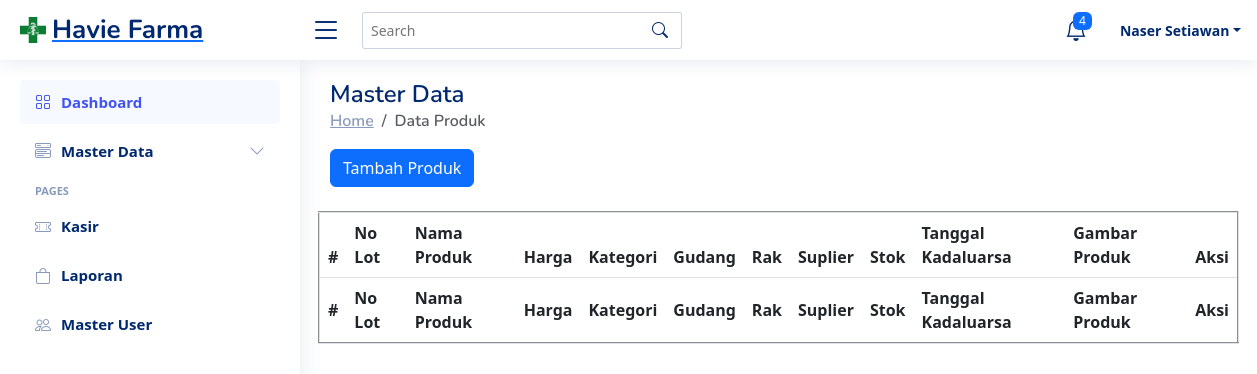
Page /masterdata/masterproduct (signed in) on the earlier database version.
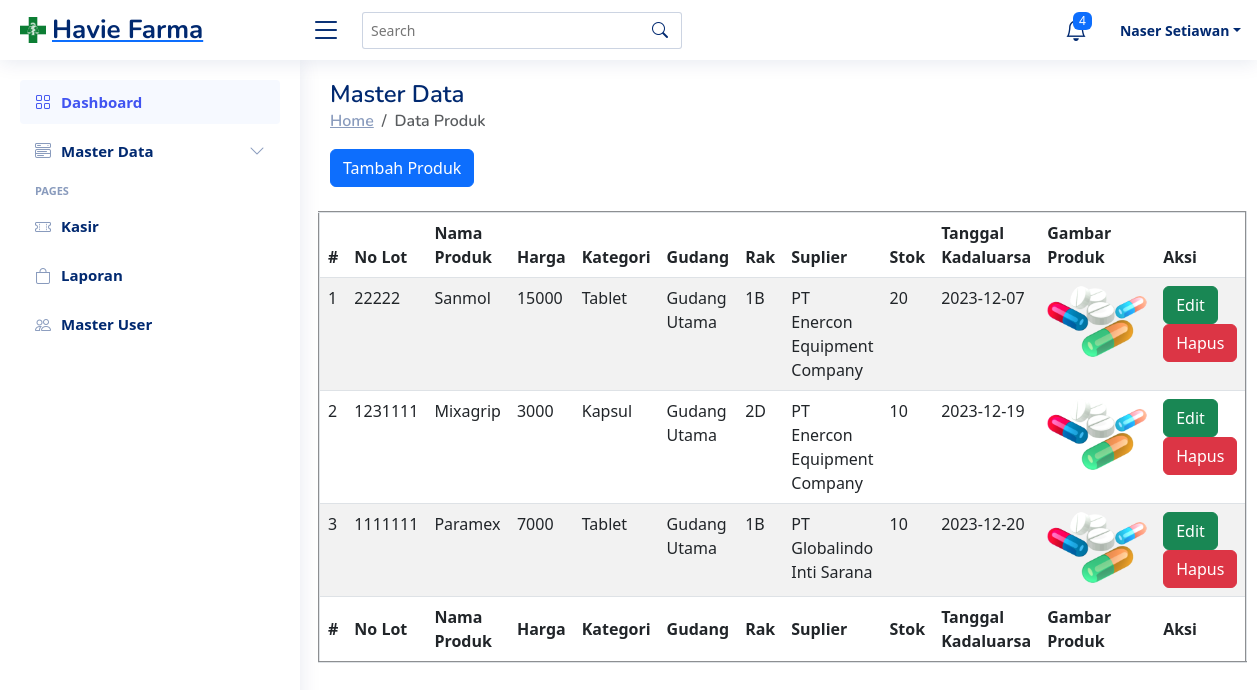
Same page on the later database version.
### tables this page shows
CREATE TABLE `tbl_m_product` (
  `id_product_tmp` int(11) NOT NULL,
  `production_code_tmp` int(20) NOT NULL,
  `name_tmp` varchar(200) NOT NULL,
  `id_category_tmp` int(11) NOT NULL,
  `id_unit_tmp` int(11) NOT NULL,
  `purchase_price_tmp` int(30) NOT NULL,
  `selling_price_tmp` int(30) NOT NULL,
  `id_suplier_tmp` int(11) NOT NULL,
  `stock_tmp` int(10) NOT NULL,
  `id_warehouse_tmp` int(11) NOT NULL,
  `id_rack_tmp` int(11) NOT NULL,
  `active_zat_tmp` varchar(100) DEFAULT NULL,
  `description_tmp` varchar(200) NOT NULL,
  `date_added_tmp` timestamp NOT NULL DEFAULT current_timestamp(),
  `added_by_tmp` varchar(50) DEFAULT NULL,
  `expired_date_tmp` date NOT NULL,
  `img_tmp` varchar(200) DEFAULT 'default.png',
  `update_by_tmp` varchar(50) DEFAULT NULL,
  `update_date_tmp` timestamp NULL DEFAULT NULL
);

CREATE TABLE `tbl_m_category` (
  `id_category_tmc` int(11) NOT NULL,
  `name_tmc` varchar(100) NOT NULL,
  `description_tmc` varchar(300) DEFAULT NULL
);

CREATE TABLE `tbl_m_warehouse` (
  `id_warehouse_tmw` int(11) NOT NULL,
  `name_tmw` varchar(50) NOT NULL,
  `capacity_tmw` int(10) NOT NULL DEFAULT 20,
  `free_space_tmw` int(10) NOT NULL,
  `created_date_tmw` timestamp NOT NULL DEFAULT current_timestamp(),
  `status_activated_tmw` tinyint(4) NOT NULL DEFAULT 0,
  `status_deleted_tmw` tinyint(4) NOT NULL DEFAULT 0
);

CREATE TABLE `tbl_m_rack` (
  `id_rack_tmr` int(11) NOT NULL,
  `name_tmr` varchar(20) NOT NULL,
  `id_warehouse_tmw` int(11) NOT NULL,
  `capacity_tmr` int(10) NOT NULL DEFAULT 300,
  `free_space_tmc` int(10) NOT NULL,
  `created_date_tmr` timestamp NOT NULL DEFAULT current_timestamp(),
  `status_activated_tmr` tinyint(4) NOT NULL DEFAULT 0,
  `status_deleted_tmr` tinyint(4) NOT NULL DEFAULT 0
);

CREATE TABLE `tbl_m_suplier` (
  `id_suplier_tms` int(11) NOT NULL,
  `name_tms` varchar(50) NOT NULL,
  `address_tms` varchar(200) NOT NULL,
  `phone_number_tms` varchar(15) NOT NULL,
  `email_tms` varchar(100) NOT NULL,
  `website_tms` varchar(50) DEFAULT NULL
);

### app/core/Controller.php (called while the page is built, shortened)
<?php
class Controller {
    public function view($view, $data = []) {
        require_once './../app/views/'.$view.'.php';
    }
    public function model($model)
    {
        return new $model;
    }
}

### app/controllers/Masterdata.php (called while the page is built, shortened)
<?php
class Masterdata extends Controller
{
    public function masterproduct()
    {
        $data['judul'] = "Master Data | Produk";
        $data['product'] = $this->model('Product')->getAllProduct();
        $data['category'] = $this->model('Category')->getAllCategory();
        $data['suplier'] = $this->model('Suplier')->getAllSuplier();
        $data['warehouse'] = $this->model('Warehouse')->getAllWarehouse();
        $data['rack'] = $this->model('Rack')->getAllRack();
        $data['unit'] = $this->model('Unit')->getAllUnit();
        $this->view("masterdata/masterproduct", $data);
    }
}

### app/core/App.php (called while the page is built, shortened)
<?php
class App {
    protected $method = 'index';
    protected $params = [];
    public function __construct() {
        $url = $this->parseURL();
        if (file_exists('./../app/controllers/'.ucfirst($url[0]).'.php')) {
            unset($url[0]);
        }
        $this->controller = new $this->controller();
        if (isset($url[1])) {
            if(method_exists($this->controller, $url[1])) {
                $this->method = $url[1];
            }
        }
        call_user_func_array([$this->controller, $this->method], $this->params);
    }
    public function parseURL() {
        if (isset($_GET['url'])) {
            $url = $_GET['url'];
            $url = rtrim($url,'/');
            $url = filter_var($url, FILTER_SANITIZE_URL);
            $url = explode('/', $url);
            return $url;
        }
    }
}

### public/index.php (called while the page is built, shortened)
<?php
$app = new App();

### app/core/Database.php (called while the page is built, shortened)
<?php
class Database
{
    private $host = DB_HOST;
    private $user = DB_USER;
    private $password = DB_PASS;
    private $db_name = DB_NAME;
    private $db_connect;
    private $stmt;
    public function __construct()
    {
        $dsn = 'mysql:host='. $this->host . ';dbname=' . $this->db_name;
        $option = [
            PDO::ATTR_PERSISTENT => true,
            PDO::ATTR_ERRMODE => PDO::ERRMODE_EXCEPTION
        ];
        try {
            $this->db_connect = new PDO($dsn, $this->user, $this->password, $option);
        } catch (PDOException $e) {
            die('' . $e->getMessage());
        }
    }
    public function query($query)
    {
        $this->stmt = $this->db_connect->prepare($query);
    }
    public function execute()
    {
        $this->stmt->execute();
    }
    public function resultSet()
    {
        $this->execute();
        return $this->stmt->fetchAll(PDO::FETCH_ASSOC);
    }
}

### app/models/Product.php (called while the page is built, shortened)
<?php
class Product
{
    private $db;
    public function __construct()
    {
        $this->db = new Database();
    }
    public function getAllProduct()
    {
        $this->db->query("SELECT production_code_tmp, name_tmp,name_tmc,name_tmr,name_tmw,name_tms, id_product_tmp,selling_price_tmp,purchase_price_tmp,expired_date_tmp, name_tmun, stock_tmp,active_zat_tmp,description_tmp,img_tmp FROM `tbl_m_product` join tbl_m_category on tbl_m_product.id_category_tmp = tbl_m_category.id_category_tmc join tbl_m_warehouse on tbl_m_product.id_warehouse_tmp = tbl_m_warehouse.id_warehouse_tmw join tbl_m_suplier on tbl_m_product.id_suplier_tmp = tbl_m_suplier.id_suplier_tms join tbl_m_rack on tbl_m_product.id_rack_tmp = tbl_m_rack.id_rack_tmr join tbl_m_unit on tbl_m_product.id_unit_tmp = tbl_m_unit.id_unit_tmun" );
        return $this->db->resultSet();
    }
}

### app/views/masterdata/masterproduct.php (the view, shortened to what the changed rows need)
<main id="main" class="main">
    <div class="pagetitle">
        <h1>Master Data</h1>
    </div>
    <section class="section masterdata">
        <div class="row">
            <table id="product" class="table table-striped " border="2" style="width:100%">
                <thead class="thead-primary">
                    <tr>
                        <th>#</th>
                        <th>No Lot</th>
                        <th>Nama Produk</th>
                        <th>Harga</th>
                        <th>Kategori</th>
                        <th>Gudang</th>
                        <th>Rak</th>
                        <th>Suplier</th>
                        <th>Stok</th>
                        <th>Tanggal Kadaluarsa</th>
                        <th>Gambar Produk</th>
                        <th>Aksi</th>
                    </tr>
                </thead>
                <tbody>
                    <?php
                    $products = $data['product'];
                    $no = 1;
                    foreach ($products as $row):
                        ?>
                        <tr>
                            <td>
                                <?= $no++; ?>
                            </td>
                            <td>
                                <?= $row['production_code_tmp']; ?>
                            </td>
                            <td>
                                <?= $row['name_tmp']; ?>
                            </td>
                            <td>
                                <?= $row['selling_price_tmp']; ?>
                            </td>
                            <td>
                                <?= $row['name_tmc'] ?>
                            </td>
                            <td>
                                <?= $row['name_tmw'] ?>
                            </td>
                            <td>
                                <?= $row['name_tmr'] ?>
                            </td>
                            <td>
                                <?= $row['name_tms'] ?>
                            </td>
                            <td>
                                <?= $row['stock_tmp']; ?>
                            </td>
                            <td>
                                <?= $row['expired_date_tmp']; ?>
                            </td>
                            <td><img width=100 src="<?= BASEURL ?>img/product/<?= $row['img_tmp']; ?>" alt=""></td>
                            <td>
                                <a class="btn btn-success changeModal"
                                    href="#" data-bs-toggle="modal"
                                    data-bs-target="#staticBackdrop" role="button" data-id="<?=$row['id_product_tmp'];?>" data-url= "<?=BASEURL;?>">Edit</a>
                                <a class="btn btn-danger" href="<?= BASEURL ?>masterdata/delete/<?= $row['id_product_tmp'] ?>"
                                    role="button"
                                    onclick="return confirm('Hapus <?= $row['name_tmp'] ?>')">Hapus</a>
                            </td>
                        </tr>
                    <?php endforeach; ?>
                </tbody>
                <tfoot>
                    <tr>
                        <th>#</th>
                        <th>No Lot</th>
                        <th>Nama Produk</th>
                        <th>Harga</th>
                        <th>Kategori</th>
                        <th>Gudang</th>
                        <th>Rak</th>
                        <th>Suplier</th>
                        <th>Stok</th>
                        <th>Tanggal Kadaluarsa</th>
                        <th>Gambar Produk</th>
                        <th>Aksi</th>
                    </tr>
                </tfoot>
            </table>
        </div>
    </section>

Differences in the rows shown:
added tbl_m_product: production_code_tmp "22222", name_tmp "Sanmol", selling_price_tmp "15000", id_category_tmp.name_tmc "Tablet", id_warehouse_tmp.name_tmw "Gudang Utama", id_rack_tmp.name_tmr "1B", id_suplier_tmp.name_tms "PT Enercon Equipment Company", stock_tmp "20", expired_date_tmp "2023-12-07", img_tmp (placeholder picture)
added tbl_m_product: production_code_tmp "1231111", name_tmp "Mixagrip", selling_price_tmp "3000", id_category_tmp.name_tmc "Kapsul", id_warehouse_tmp.name_tmw "Gudang Utama", id_rack_tmp.name_tmr "2D", id_suplier_tmp.name_tms "PT Enercon Equipment Company", stock_tmp "10", expired_date_tmp "2023-12-19", img_tmp (placeholder picture)
added tbl_m_product: production_code_tmp "1111111", name_tmp "Paramex", selling_price_tmp "7000", id_category_tmp.name_tmc "Tablet", id_warehouse_tmp.name_tmw "Gudang Utama", id_rack_tmp.name_tmr "1B", id_suplier_tmp.name_tms "PT Globalindo Inti Sarana", stock_tmp "10", expired_date_tmp "2023-12-20", img_tmp (placeholder picture)
